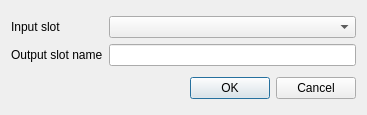
<?xml version="1.0" encoding="UTF-8"?>
<ui version="4.0">
 <class>NewGrouperSlotDialog</class>
 <widget class="QDialog" name="NewGrouperSlotDialog">
  <property name="geometry">
   <rect>
    <x>0</x>
    <y>0</y>
    <width>367</width>
    <height>115</height>
   </rect>
  </property>
  <property name="sizePolicy">
   <sizepolicy hsizetype="Preferred" vsizetype="Minimum">
    <horstretch>0</horstretch>
    <verstretch>0</verstretch>
   </sizepolicy>
  </property>
  <property name="minimumSize">
   <size>
    <width>0</width>
    <height>115</height>
   </size>
  </property>
  <property name="maximumSize">
   <size>
    <width>16777215</width>
    <height>115</height>
   </size>
  </property>
  <property name="windowTitle">
   <string>New grouper slot</string>
  </property>
  <layout class="QVBoxLayout" name="verticalLayout">
   <item>
    <layout class="QGridLayout" name="gridLayout">
     <item row="0" column="0">
      <widget class="QLabel" name="label">
       <property name="text">
        <string>Input slot</string>
       </property>
      </widget>
     </item>
     <item row="0" column="1">
      <widget class="QComboBox" name="slotBox">
       <property name="sizePolicy">
        <sizepolicy hsizetype="Expanding" vsizetype="Fixed">
         <horstretch>0</horstretch>
         <verstretch>0</verstretch>
        </sizepolicy>
       </property>
      </widget>
     </item>
     <item row="1" column="0">
      <widget class="QLabel" name="label_2">
       <property name="text">
        <string>Output slot name</string>
       </property>
      </widget>
     </item>
     <item row="1" column="1">
      <widget class="QLineEdit" name="slotNameEdit"/>
     </item>
    </layout>
   </item>
   <item>
    <widget class="QDialogButtonBox" name="buttonBox">
     <property name="orientation">
      <enum>Qt::Horizontal</enum>
     </property>
     <property name="standardButtons">
      <set>QDialogButtonBox::Cancel|QDialogButtonBox::Ok</set>
     </property>
    </widget>
   </item>
  </layout>
 </widget>
 <resources/>
 <connections>
  <connection>
   <sender>buttonBox</sender>
   <signal>accepted()</signal>
   <receiver>NewGrouperSlotDialog</receiver>
   <slot>accept()</slot>
   <hints>
    <hint type="sourcelabel">
     <x>248</x>
     <y>254</y>
    </hint>
    <hint type="destinationlabel">
     <x>157</x>
     <y>274</y>
    </hint>
   </hints>
  </connection>
  <connection>
   <sender>buttonBox</sender>
   <signal>rejected()</signal>
   <receiver>NewGrouperSlotDialog</receiver>
   <slot>reject()</slot>
   <hints>
    <hint type="sourcelabel">
     <x>316</x>
     <y>260</y>
    </hint>
    <hint type="destinationlabel">
     <x>286</x>
     <y>274</y>
    </hint>
   </hints>
  </connection>
 </connections>
</ui>
